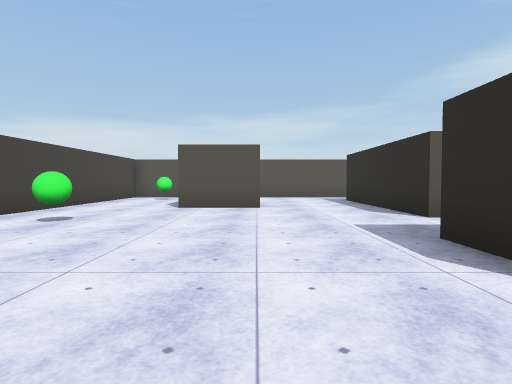
[1] (above)

22 first-person views from a walk through a scene from a Unity 3-D project. The camera is 1.2 m above the floor, tilts 2° down and sees 80° across. The floor is counted in squares, 2 m on a side. Each view is taken from the middle of a square. On the plan, view 1 faces up. The plan holds only what a view shows up to about 9 squares ahead; the rest is blank. The place goes on beyond the plan. The player is left out. Some animated figures are left out. Some surface patterns are stand-ins.

[2]
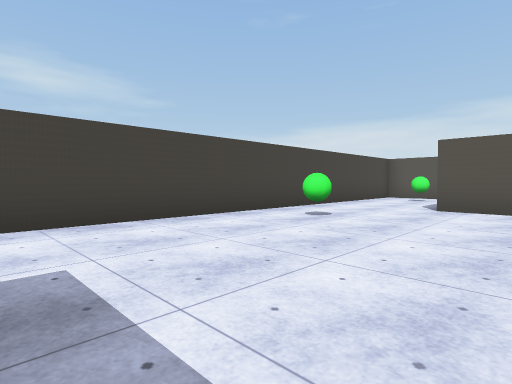

[3]
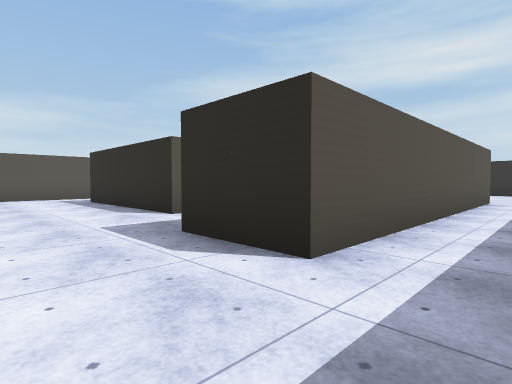

[4]
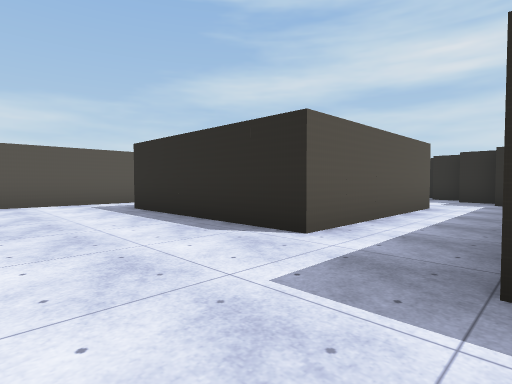

[5]
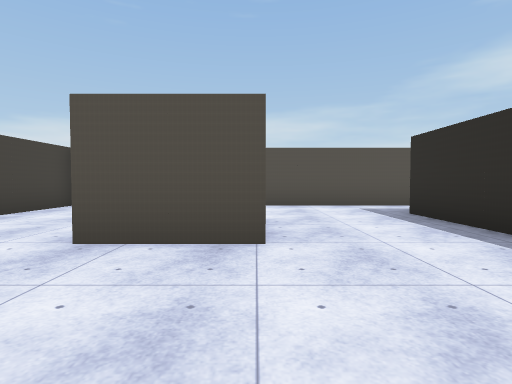

[6]
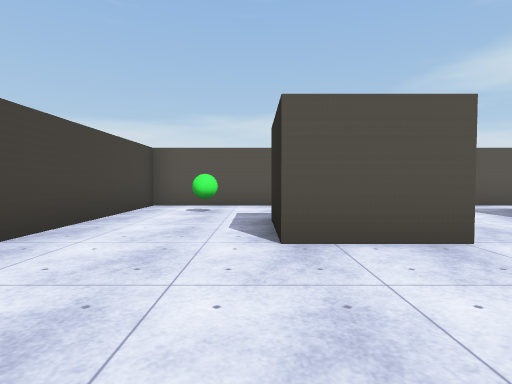

[7]
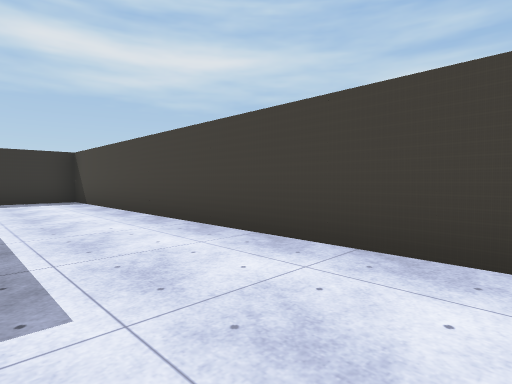

[8]
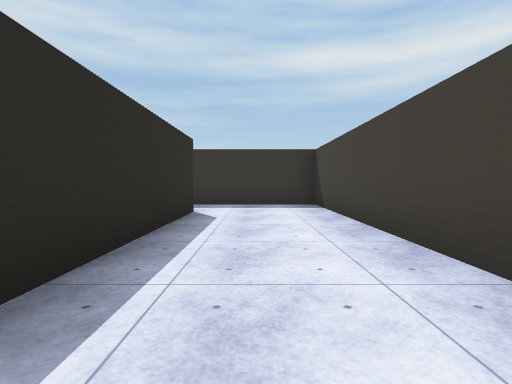

[9]
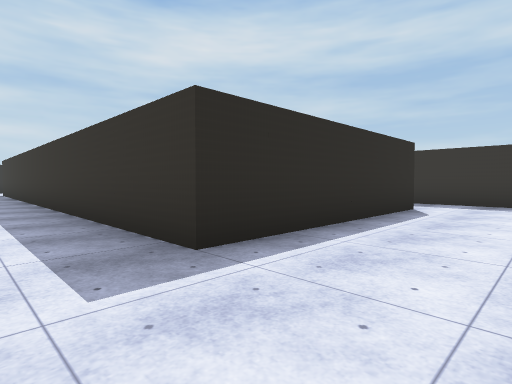

[10]
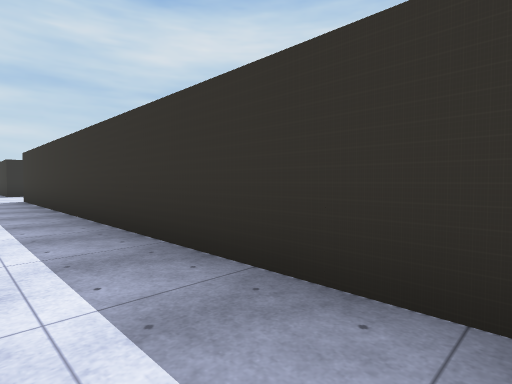

[11]
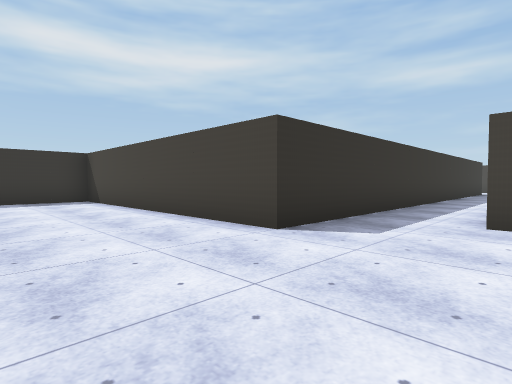

[12]
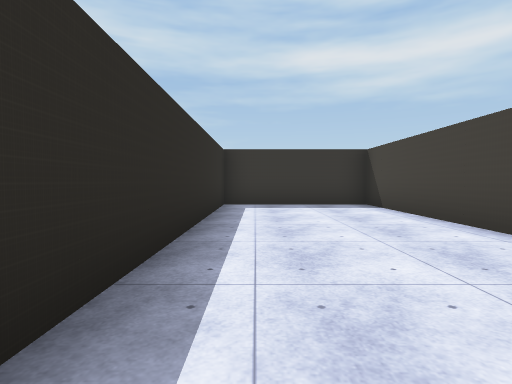

[13]
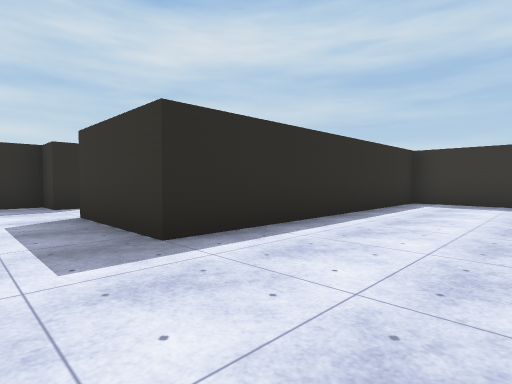

[14]
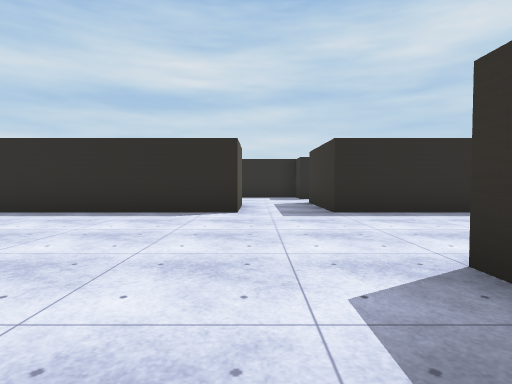

[15]
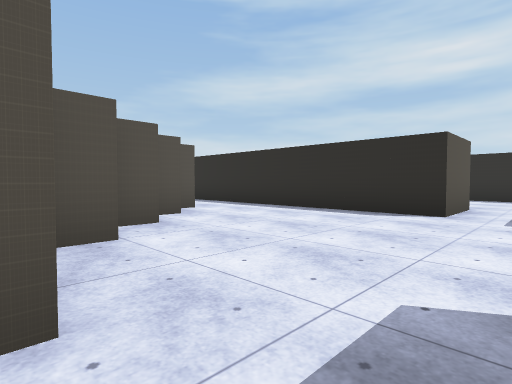

[16]
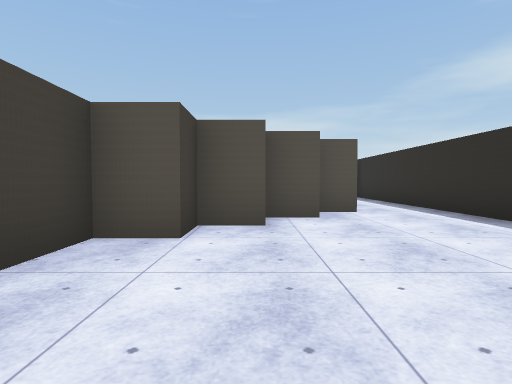

[17]
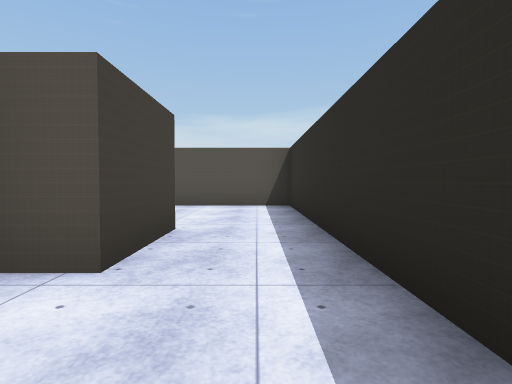

[18]
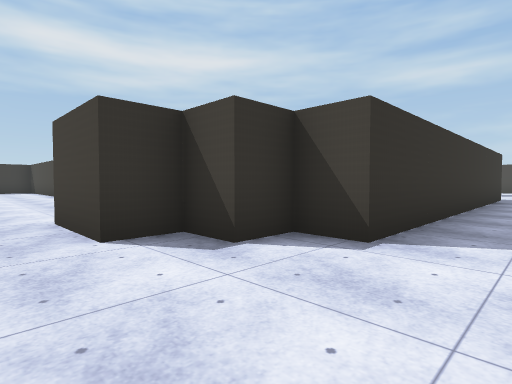

[19]
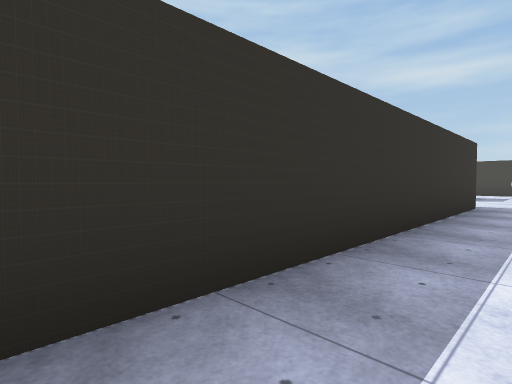

[20]
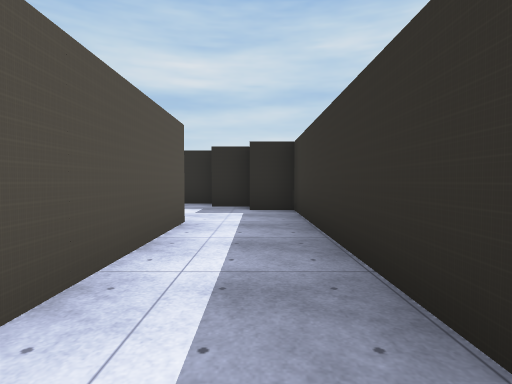

[21]
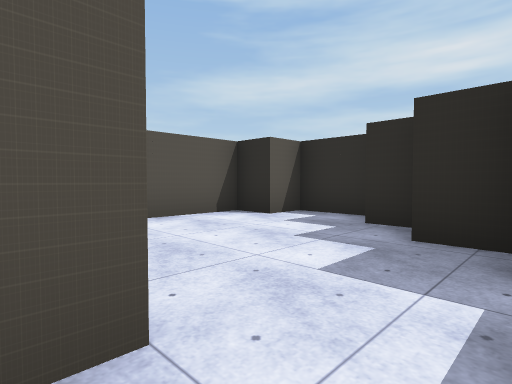

[22]
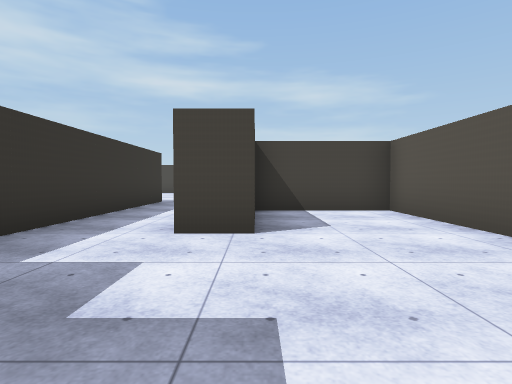

### Floor plan
Points are (right, up) in squares from view 1. A wall is a line through its corners. A room is listed if a view was taken in it or the views show most of it. See-through windows are left out.
Room 1 (views 1, 2, 3, 4, 5, 6, 7, 8, 9, 10, 14, 15, 18, 19, 20, 21)
walls: (0.1, 6.9) (-1.8, 6.9) (-1.8, 8.6); (7.5, 5.1) (2.9, 5.1) (2.9, 9.7) (12.1, 9.7) (12.1, 8.8) (13.1, 8.8) (13.1, 7.8) (14, 7.8) (14, 6); (4.4, 11.5) (0.2, 11.5); (-1.5, 11.5) (-4.5, 11.5) (-4.5, -7.9) (-1.1, -7.9); (10.3, 1.3) (1.9, 1.3) (1.9, 3.2) (7.4, 3.2); (-1.8, -6.1) (-1.8, -0.5) (10.6, -0.5); (15.8, 5.5) (15.8, 11.5) (13, 11.5)
ways out: opening at (10, 0.5) to room 2; opening at (15, 6) to room 2; opening at (8, 4) to room 3
objects: green ball (-3, 5); green ball (-3, 10)
Room 2 (views 11, 12, 13, 16, 17)
walls: (10.6, -0.5) (12.1, -0.5) (12.1, -7.9) (15.8, -7.9) (15.8, -0.5) (17.4, -0.5); (17.8, 1.3) (15.8, 1.3) (15.8, 5.5); (12.2, 4.1) (11.2, 4.1) (11.2, 3.2) (10.3, 3.2) (10.3, 1.3); (13.1, 5.1) (12.1, 5.1); (14, 6) (13.2, 6)
ways out: opening at (10, 0.5) to room 1; opening at (15, 6) to room 1; opening at (16.5, 0.5)
Room 3 (view 22)
walls: (7.5, 6) (7.5, 5.1); (7.8, 8.8) (4.7, 8.8) (4.7, 5.9); (11.2, 5.1) (11.2, 6); (12.1, 6.4) (12.1, 7.8) (11.2, 7.8) (11.2, 8.8) (9.2, 8.8); (10.3, 4.1) (10.3, 5.1); (7.4, 3.2) (9.4, 3.2) (9.4, 4.1)
ways out: opening at (8, 4) to room 1

Positions as (right, up) in squares from view 1, and headings:
1: (0, 0), facing up
2: (0, 0), facing up-left
3: (0, 0), facing up-right
4: (0, 3), facing up-right
5: (0, 4), facing up
6: (-2, 4), facing up
7: (-2, 2), facing down-left
8: (-3, 0), facing down
9: (-4, 1), facing down-right
10: (1, 1), facing down-right
11: (15, 2), facing down-left
12: (15, 0), facing down
13: (13, 1), facing down-right
14: (10, 1), facing right
15: (10, 0), facing up-right
16: (12, 0), facing up
17: (15, 4), facing up
18: (15, 11), facing down-left
19: (11, 11), facing down-left
20: (3, 4), facing right
21: (7, 4), facing up-right
22: (11, 6), facing left
